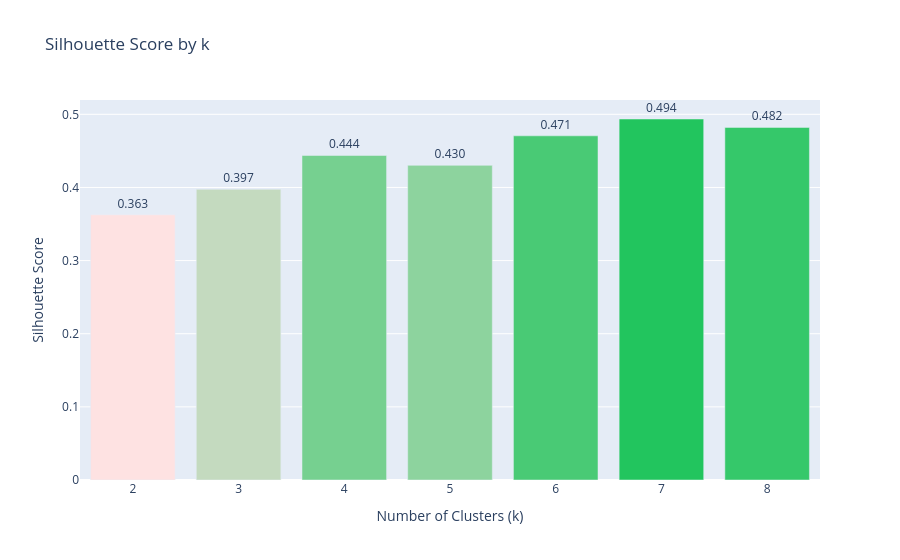

Write notebook code for a chart like this one.
### Markdown cell above
## 4. Silhouette Score

### Code cell
silhouette_df = pd.DataFrame(
    [{"k": k, "silhouette": v} for k, v in k_results["silhouette"].items()]
)

fig = px.bar(
    silhouette_df, x="k", y="silhouette",
    color="silhouette",
    color_continuous_scale=["#fee2e2", "#22c55e"],
    title="Silhouette Score by k",
    labels={"k": "Number of Clusters (k)", "silhouette": "Silhouette Score"},
    text="silhouette",
)
fig.update_traces(texttemplate="%{text:.3f}", textposition="outside")
fig.update_layout(coloraxis_showscale=False)
fig.show()

optimal_k = silhouette_df.loc[silhouette_df["silhouette"].idxmax(), "k"]
print(f"Optimal k (max silhouette): {optimal_k}")

### Figure 1 — Plotly figure (JSON) as saved in the notebook; plotly's stock layout.template omitted (floating-point values rounded to 4 significant figures)
{"data": [{"hovertemplate": "Number of Clusters (k)=%{x}<br>Silhouette Score=%{marker.color}<extra></extra>", "legendgroup": "", "marker": {"color": [0.3627, 0.3974, 0.4437, 0.4302, 0.4706, 0.4936, 0.4821], "coloraxis": "coloraxis", "pattern": {"shape": ""}}, "name": "", "orientation": "v", "showlegend": false, "text": [0.3627, 0.3974, 0.4437, 0.4302, 0.4706, 0.4936, 0.4821], "textposition": "outside", "texttemplate": "%{text:.3f}", "type": "bar", "x": [2, 3, 4, 5, 6, 7, 8], "xaxis": "x", "y": [0.3627, 0.3974, 0.4437, 0.4302, 0.4706, 0.4936, 0.4821], "yaxis": "y"}], "layout": {"barmode": "relative", "coloraxis": {"colorbar": {"title": {"text": "Silhouette Score"}}, "colorscale": [[0, "#fee2e2"], [1, "#22c55e"]], "showscale": false}, "legend": {"tracegroupgap": 0}, "title": {"text": "Silhouette Score by k"}, "xaxis": {"anchor": "y", "domain": [0, 1], "title": {"text": "Number of Clusters (k)"}}, "yaxis": {"anchor": "x", "domain": [0, 1], "title": {"text": "Silhouette Score"}}}}
